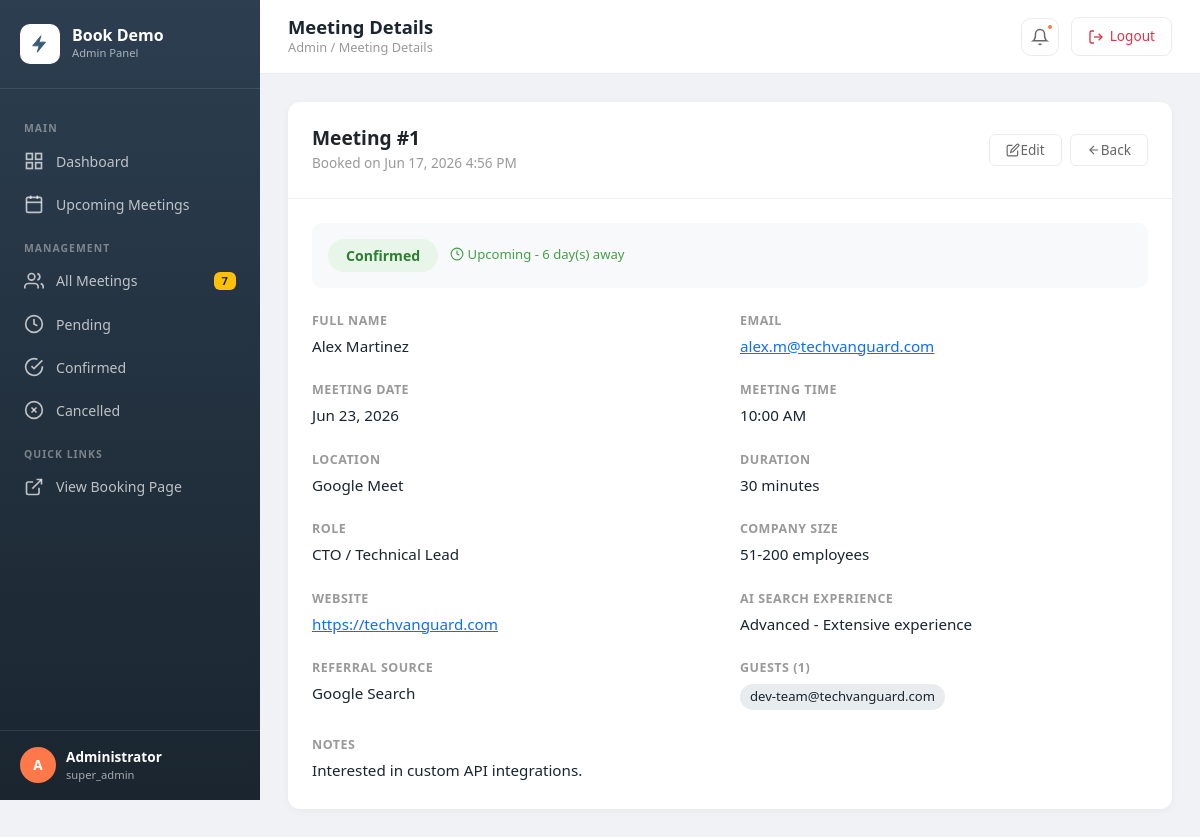
Page /admin/meeting_view.php?id=1 (signed in) on the committed database.
### tables this page shows
CREATE TABLE IF NOT EXISTS `bookings` (
  `id` INT UNSIGNED NOT NULL AUTO_INCREMENT,
  `first_name` VARCHAR(100) NOT NULL,
  `last_name` VARCHAR(100) NOT NULL,
  `email` VARCHAR(255) NOT NULL,
  `role` VARCHAR(100) DEFAULT NULL,
  `employees` VARCHAR(50) DEFAULT NULL,
  `website_url` VARCHAR(500) DEFAULT NULL,
  `ai_search_experience` VARCHAR(100) DEFAULT NULL,
  `referral_source` VARCHAR(100) DEFAULT NULL,
  `notes` TEXT DEFAULT NULL,
  `guest_emails` TEXT DEFAULT NULL,
  `selected_date` DATE NOT NULL,
  `selected_time` VARCHAR(10) NOT NULL,
  `status` ENUM('pending', 'confirmed', 'cancelled', 'completed') NOT NULL DEFAULT 'pending',
  `created_at` TIMESTAMP DEFAULT CURRENT_TIMESTAMP,
  `updated_at` TIMESTAMP DEFAULT CURRENT_TIMESTAMP ON UPDATE CURRENT_TIMESTAMP,
  PRIMARY KEY (`id`),
  INDEX `idx_email` (`email`),
  INDEX `idx_date` (`selected_date`),
  INDEX `idx_status` (`status`)
);

### includes/classes/Database.php (called while the page is built, shortened)
<?php
class Database
{
    private static ?Database $instance = null;
    private ?PDO $pdo = null;
    private string $host;
    private string $dbName;
    private string $username;
    private string $password;
    private string $charset;
    private function __construct()
    {
        $this->host = DB_HOST;
        $this->dbName = DB_NAME;
        $this->username = DB_USER;
        $this->password = DB_PASS;
        $this->charset = DB_CHARSET;
    }
    public static function getInstance(): Database
    {
        if (self::$instance === null) {
            self::$instance = new self();
        }
        return self::$instance;
    }
    public function getConnection(): PDO
    {
        if ($this->pdo === null) {
            try {
                $dsn = "mysql:host={$this->host};dbname={$this->dbName};charset={$this->charset}";
                $options = [
                    PDO::ATTR_ERRMODE => PDO::ERRMODE_EXCEPTION,
                    PDO::ATTR_DEFAULT_FETCH_MODE => PDO::FETCH_ASSOC,
                    PDO::ATTR_EMULATE_PREPARES => false,
                    PDO::MYSQL_ATTR_INIT_COMMAND => "SET NAMES {$this->charset}",
                ];
                $this->pdo = new PDO($dsn, $this->username, $this->password, $options);
            } catch (PDOException $e) {
                throw new Exception("Database connection failed: " . $e->getMessage());
            }
        }
        return $this->pdo;
    }
    public function query(string $sql, array $params = []): PDOStatement
    {
        $stmt = $this->getConnection()->prepare($sql);
        $stmt->execute($params);
        return $stmt;
    }
    public function fetchOne(string $sql, array $params = []): array|false
    {
        return $this->query($sql, $params)->fetch();
    }
}

### includes/classes/Meeting.php (called while the page is built, shortened)
<?php
require_once __DIR__ . '/Database.php';
class Meeting
{
    private ?Database $db = null;
    private ?int $id = null;
    private string $firstName = '';
    private string $lastName = '';
    private string $email = '';
    private string $role = '';
    private string $employees = '';
    private string $websiteUrl = '';
    private string $aiSearchExperience = '';
    private string $referralSource = '';
    private string $notes = '';
    private string $guestEmails = '';
    private string $selectedDate = '';
    private string $selectedTime = '';
    private string $status = 'pending';
    private ?string $createdAt = null;
    public function __construct(?int $id = null)
    {
        if ($id !== null) {
            $this->loadById($id);
        }
    }
    private function getDb(): Database
    {
        if ($this->db === null) {
            $this->db = Database::getInstance();
        }
        return $this->db;
    }
    public function getId(): ?int { return $this->id; }
    public function getEmail(): string { return $this->email; }
    public function getRole(): string { return $this->role; }
    public function getEmployees(): string { return $this->employees; }
    public function getWebsiteUrl(): string { return $this->websiteUrl; }
    public function getAiSearchExperience(): string { return $this->aiSearchExperience; }
    public function getReferralSource(): string { return $this->referralSource; }
    public function getNotes(): string { return $this->notes; }
    public function getStatus(): string { return $this->status; }
    public function getCreatedAt(): ?string { return $this->createdAt; }
    public function getFullName(): string
    {
        return trim($this->firstName . ' ' . $this->lastName);
    }
    public function getFormattedDate(): string
    {
        return date('M j, Y', strtotime($this->selectedDate));
    }
    public function getFormattedTime(): string
    {
        return date('g:i A', strtotime($this->selectedTime));
    }
    public function getGuestEmailList(): array
    {
        return array_filter(array_map('trim', explode(',', $this->guestEmails)));
    }
    public function getGuestCount(): int
    {
        return count($this->getGuestEmailList());
    }
    public function getStatusLabel(): string
    {
        return match ($this->status) {
            'confirmed' => 'Confirmed',
            'pending' => 'Pending',
            'cancelled' => 'Cancelled',
            'completed' => 'Completed',
            default => ucfirst($this->status),
        };
    }
    public function isUpcoming(): bool
    {
        $meetingTimestamp = strtotime($this->selectedDate . ' ' . $this->selectedTime);
        return $meetingTimestamp > time();
    }
    public function getDaysUntil(): int
    {
        $meetingDate = new DateTime($this->selectedDate);
        $today = new DateTime('today');
        return (int) $today->diff($meetingDate)->days;
    }
    public function loadById(int $id): bool
    {
        try {
            $row = $this->getDb()->fetchOne("SELECT * FROM bookings WHERE id = ?", [$id]);
            if ($row) {
                return true;
            }
        } catch (Exception $e) {}
        return false;
    }
    public static function getById(int $id): ?self
    {
        $meeting = new self($id);
        return $meeting->getId() !== null ? $meeting : null;
    }
    private function hydrate(array $row): void
    {
        $this->id = (int) ($row['id'] ?? null);
        $this->firstName = $row['first_name'] ?? '';
        $this->lastName = $row['last_name'] ?? '';
        $this->email = $row['email'] ?? '';
        $this->role = $row['role'] ?? '';
        $this->employees = $row['employees'] ?? '';
        $this->websiteUrl = $row['website_url'] ?? '';
        $this->aiSearchExperience = $row['ai_search_experience'] ?? '';
        $this->referralSource = $row['referral_source'] ?? '';
        $this->notes = $row['notes'] ?? '';
        $this->guestEmails = $row['guest_emails'] ?? '';
        $this->selectedDate = $row['selected_date'] ?? '';
        $this->selectedTime = $row['selected_time'] ?? '';
        $this->status = $row['status'] ?? 'pending';
        $this->createdAt = $row['created_at'] ?? null;
    }
}

### admin/meeting_view.php (the view, shortened to what this page needs)
<?php
require_once __DIR__ . '/../includes/classes/Meeting.php';
$id = (int) ($_GET['id'] ?? 0);
$meeting = Meeting::getById($id);
$roleLabel = ROLE_OPTIONS[$meeting->getRole()] ?? ucfirst($meeting->getRole());
$empLabel = EMPLOYEE_OPTIONS[$meeting->getEmployees()] ?? $meeting->getEmployees();
$aiLabel = AI_SEARCH_OPTIONS[$meeting->getAiSearchExperience()] ?? ucfirst($meeting->getAiSearchExperience());
$refLabel = REFERRAL_OPTIONS[$meeting->getReferralSource()] ?? ucfirst($meeting->getReferralSource());
$guests = $meeting->getGuestEmailList();
?>
<!DOCTYPE html>
<html lang="en">
<head>
    <link href="https://cdn.jsdelivr.net/npm/bootstrap@5.3.3/dist/css/bootstrap.min.css" rel="stylesheet">
    <link rel="stylesheet" href="../css/admin.css">
</head>
<body>
<div class="admin-wrapper">
    <?php include __DIR__ . '/../includes/partials/admin_sidebar.php'; ?>
    <main class="admin-main">
        <?php include __DIR__ . '/../includes/partials/admin_topbar.php'; ?>
        <div class="admin-content">
            <div class="meeting-detail-card">
                <div class="meeting-detail-header">
                    <div>
                        <h2>Meeting #<?= $meeting->getId() ?></h2>
                        <div style="font-size: 0.85rem; color: #999; margin-top: 4px;">
                            Booked on <?= date('M j, Y g:i A', strtotime($meeting->getCreatedAt() ?? 'now')) ?>
                        </div>
                    </div>
                    <div style="display: flex; gap: 8px;">
                        <a href="meeting_edit.php?id=<?= $meeting->getId() ?>" class="btn-action edit" style="padding: 8px 16px; width: auto; text-decoration: none; font-size: 0.85rem;" title="Edit">
                            <svg width="14" height="14" viewBox="0 0 24 24" fill="none" stroke="currentColor" stroke-width="2"><path d="M11 4H4a2 2 0 0 0-2 2v14a2 2 0 0 0 2 2h14a2 2 0 0 0 2-2v-7"/><path d="M18.5 2.5a2.121 2.121 0 0 1 3 3L12 15l-4 1 1-4 9.5-9.5z"/></svg>
                            Edit
                        </a>
                        <a href="meetings.php" class="btn-action" style="padding: 8px 16px; width: auto; text-decoration: none; font-size: 0.85rem;" title="Back">
                            <svg width="14" height="14" viewBox="0 0 24 24" fill="none" stroke="currentColor" stroke-width="2"><line x1="19" y1="12" x2="5" y2="12"/><polyline points="12 19 5 12 12 5"/></svg>
                            Back
                        </a>
                    </div>
                </div>
                <div class="meeting-detail-body">
                    <div style="display: flex; align-items: center; gap: 12px; margin-bottom: 24px; padding: 16px; background: #f8f9fa; border-radius: 10px;">
                        <span class="status-badge status-<?= $meeting->getStatus() ?>" style="font-size: 0.88rem; padding: 6px 18px;">
                            <?= htmlspecialchars($meeting->getStatusLabel()) ?>
                        </span>
                        <?php if ($meeting->isUpcoming()): ?>
                            <span style="font-size: 0.82rem; color: #43a047; font-weight: 500;">
                                <svg width="14" height="14" viewBox="0 0 24 24" fill="none" stroke="currentColor" stroke-width="2" style="vertical-align: -2px;"><circle cx="12" cy="12" r="10"/><polyline points="12 6 12 12 16 14"/></svg>
                                Upcoming - <?= $meeting->getDaysUntil() ?> day(s) away
                            </span>
                        <?php endif; ?>
                    </div>
                    <div class="detail-grid">
                        <div class="detail-field">
                            <div class="field-label">Full Name</div>
                            <div class="field-value"><?= htmlspecialchars($meeting->getFullName()) ?></div>
                        </div>
                        <div class="detail-field">
                            <div class="field-label">Email</div>
                            <div class="field-value">
                                <a href="mailto:<?= htmlspecialchars($meeting->getEmail()) ?>"><?= htmlspecialchars($meeting->getEmail()) ?></a>
                            </div>
                        </div>
                        <div class="detail-field">
                            <div class="field-label">Meeting Date</div>
                            <div class="field-value"><?= htmlspecialchars($meeting->getFormattedDate()) ?></div>
                        </div>
                        <div class="detail-field">
                            <div class="field-label">Meeting Time</div>
                            <div class="field-value"><?= htmlspecialchars($meeting->getFormattedTime()) ?></div>
                        </div>
                        <div class="detail-field">
                            <div class="field-label">Location</div>
                            <div class="field-value">Google Meet</div>
                        </div>
                        <div class="detail-field">
                            <div class="field-label">Duration</div>
                            <div class="field-value"><?= MEETING_DURATION ?> minutes</div>
                        </div>
                        <div class="detail-field">
                            <div class="field-label">Role</div>
                            <div class="field-value"><?= htmlspecialchars($roleLabel) ?></div>
                        </div>
                        <div class="detail-field">
                            <div class="field-label">Company Size</div>
                            <div class="field-value"><?= htmlspecialchars($empLabel) ?></div>
                        </div>
                        <div class="detail-field">
                            <div class="field-label">Website</div>
                            <div class="field-value">
                                <?php if (!empty($meeting->getWebsiteUrl())): ?>
                                    <a href="<?= htmlspecialchars($meeting->getWebsiteUrl()) ?>" target="_blank"><?= htmlspecialchars($meeting->getWebsiteUrl()) ?></a>
                                <?php else: ?>
                                    <span style="color: #ccc;">Not provided</span>
                                <?php endif; ?>
                            </div>
                        </div>
                        <div class="detail-field">
                            <div class="field-label">AI Search Experience</div>
                            <div class="field-value"><?= !empty($aiLabel) ? htmlspecialchars($aiLabel) : '<span style="color:#ccc;">Not provided</span>' ?></div>
                        </div>
                        <div class="detail-field">
                            <div class="field-label">Referral Source</div>
                            <div class="field-value"><?= !empty($refLabel) ? htmlspecialchars($refLabel) : '<span style="color:#ccc;">Not provided</span>' ?></div>
                        </div>
                        <div class="detail-field">
                            <div class="field-label">Guests (<?= $meeting->getGuestCount() ?>)</div>
                            <div class="field-value">
                                <?php if (!empty($guests)): ?>
                                    <?php foreach ($guests as $guest): ?>
                                        <span class="guest-tag" style="display: inline-block; margin: 2px 4px 2px 0; background: #e9ecef; padding: 3px 10px; border-radius: 50px; font-size: 0.82rem;"><?= htmlspecialchars($guest) ?></span>
                                    <?php endforeach; ?>
                                <?php else: ?>
                                    <span style="color: #ccc;">None</span>
                                <?php endif; ?>
                            </div>
                        </div>
                        <div class="detail-field full-width">
                            <div class="field-label">Notes</div>
                            <div class="field-value" style="white-space: pre-wrap;"><?= !empty($meeting->getNotes()) ? htmlspecialchars($meeting->getNotes()) : '<span style="color:#ccc;">No notes</span>' ?></div>
                        </div>
                    </div>
                </div>
            </div>
        </div>
    </main>
</div>
</body>
</html>

### rows in the picture
bookings: id "1", created_at "Jun 17, 2026 4:56 PM", status "Confirmed", selected_date "6", $meeting->getFullName() "Alex Martinez", email "alex.m@techvanguard.com", selected_date "Jun 23, 2026", selected_time "10:00 AM", role "CTO / Technical Lead", employees "51-200 employees", website_url "https://techvanguard.com", ai_search_experience "Advanced - Extensive experience", referral_source "Google Search", guest_emails "1", guest_emails "dev-team@techvanguard.com", notes "Interested in custom API integrations."

### other values in the picture
$pendingCount "7"
substr(Admin::getCurrentName(), 0, 1) "A"
Admin::getCurrentName() "Administrator"
Admin::getCurrentRole() "super_admin"
$pageTitle "Meeting Details"
MEETING_DURATION "30"
